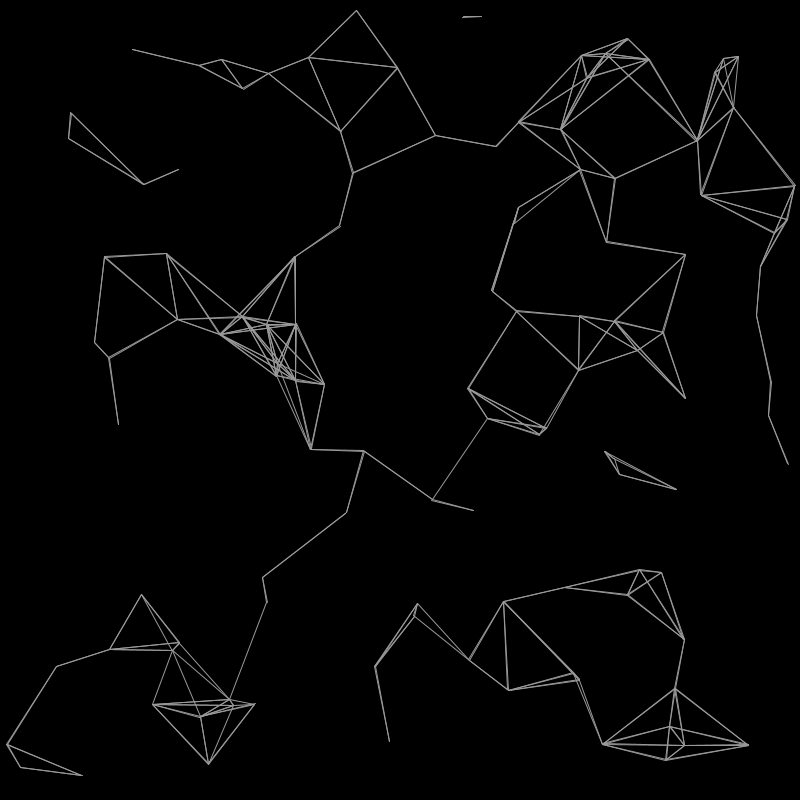
Frame 1 (no input)
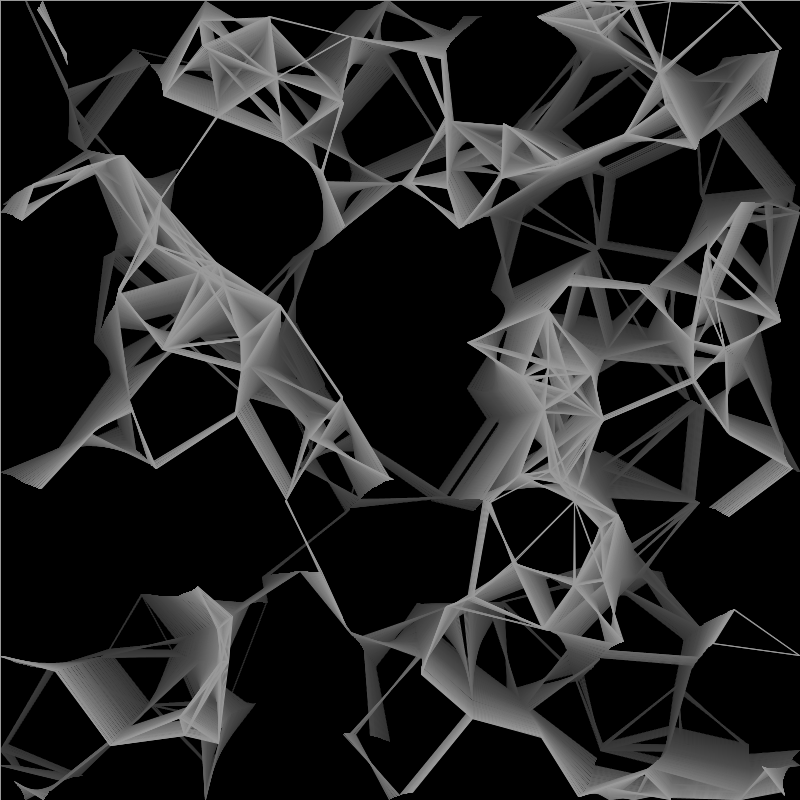
Frame 60 (the mouse pressed at the canvas centre just before this capture)
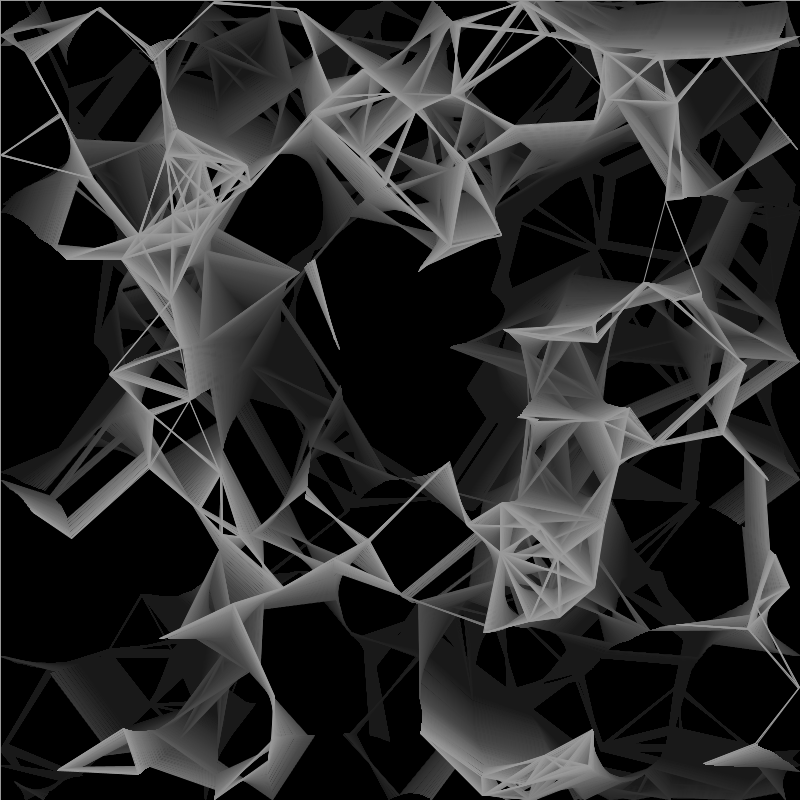
Frame 120 (the mouse held since frame 60 and released just before this capture)

The Processing sketch that drew these frames (run headless with seeded random() and noise(); from frame 60 on, the mouse is pressed at the canvas centre):

// Processing sketch: collisionSystem
// ── collisionSystem.pde
ArrayList<particle> particles;
int maxParticle = 120;

void setup()
{
  size(800, 800);
  background(0);
  particles = new ArrayList<particle>();
  initGrid();

  for (int i = 0; i < maxParticle; i++)
  {
    PVector tempP = new PVector(random(0, width), random(0, height));
    PVector tempV = new PVector(random(-1, 1), random(-1, 1)).normalize();
    particles.add(new particle(tempP, tempV));
  }
}

void draw()
{
  //draw horizontal lines
  //background(0);
  fill(0, 5);
  square(0, 0, width);
  for (int i = 0; i < maxParticle; i++)
  {
    particles.get(i).updatePosition();
    particles.get(i).updateGrid();
    particles.get(i).checkCollision();
  }
}

// ── particle.pde
//Grid data
ArrayList<ArrayList> grid;
int gridSize = 50;              //grid size must be greater than minimum particle radius
//recommended grid size: a factor of width & height

//simulation parameters
int initRad = 8;
int checkGridRad = 1;
float speed = 1;
float randomizeDirAmount = 0.1;
float reppelForce = 0.4;
float alignForce = 0.2;
boolean loopWorld = true;
boolean randomizeDir = true;
boolean reppel = true;
boolean align = true;
boolean debugMode = false;


//rendering
color lineColor = #999999;
color particle = #22c97b;
float particleRad = 4;
boolean drawParticle = false;
boolean drawLine = true;

class particle
{
  //properties
  PVector pos;
  PVector vel;
  boolean dead;
  float rad;
  float step;
  int gridIndex; 

  particle(PVector p, PVector d)
  {
    pos = p;
    vel = d;
    rad = initRad;
    step = speed;
    gridIndex = -1;
    dead = false;
    updateGrid();
  }

  void updatePosition()
  {
    PVector del = new PVector(vel.x * step, vel.y * step);
    pos.add(del);
    ifDead();

    if (loopWorld)
    {
      if (pos.x > width)pos.set(1, pos.y);
      if (pos.x < 0)pos.set(width-1, pos.y);
      if (pos.y > height)pos.set(pos.x, 1);
      if (pos.y < 0)pos.set(pos.x, height-1);
    }

    if (randomizeDir)
    {
      PVector rnd = new PVector(random(-1, 1) * randomizeDirAmount, random(-1, 1) * randomizeDirAmount);
      vel.add(rnd).normalize();
    }
  }

  void ifDead()
  {
    if(loopWorld)return;
    if (pos.x > width || pos.x < 0)dead = true;
    if (pos.y > height || pos.y < 0)dead = true;
  }

  void updateGrid()
  {
    int gX = floor(pos.x/gridSize);
    int gY = floor(pos.y/gridSize);
    int gI = gY * (width/gridSize) + gX;

    //means it's out of the boundary
    if (gI >= grid.size())return;
    if (gX > width || gX < 0)return;
    if (gY > height || gY < 0)return;

    //for the first time, we don't remove anything
    if (gridIndex != -1)grid.get(gridIndex).remove(this);
    grid.get(gI).add(this);
    gridIndex = gI;

    //for debugging
    if (debugMode) {
      println(pos);
      println(gX, gY, gridIndex);
    }

    //drawing particles
    if (drawParticle) {
      fill(particle);
      noStroke();
      circle(pos.x, pos.y, particleRad);
    }
  }

  boolean checkCollision()
  {
    boolean collides = false;
    int gX = floor(pos.x/gridSize);
    int gY = floor(pos.y/gridSize);
    for (int i = gX - checkGridRad; i <= gX + checkGridRad; i++)
    {
      if (i < 0 || i > (width/gridSize-1))continue;

      for (int j = gY - checkGridRad; j <= gY + checkGridRad; j++)
      {
        int gI = j * (width/gridSize) + i;

        //if out of the grid, no need to check
        if (gI >= grid.size() || gI < 0)continue;
        if (j < 0 || j > (height/gridSize - 1))continue;

        ArrayList<particle> cell = grid.get(gI);
        for (int k  = 0; k < cell.size(); k++)
        {
          //if it's just me, no collision
          particle tempP = cell.get(k);
          if (tempP == this)continue;
          if (tempP.dead)continue;
          PVector dist = new PVector(pos.x - tempP.pos.x, pos.y - tempP.pos.y);
          float cen2cen = rad + tempP.rad;
          float distF = dist.mag();

          //drawing trail
          if (drawLine) {
            stroke(lineColor);
            line(pos.x, pos.y, tempP.pos.x, tempP.pos.y);
          }
          //if rad1 + rad2 <= center distance, it's a collision
          if (cen2cen >= distF)
          {
            collides = true;
            return collides;
          }

          //if collision has not happened, we affect the velocity
          if (align) {
            float aff = 1/distF;
            vel.add(new PVector(tempP.vel.x * aff * alignForce, tempP.vel.y * aff * alignForce));
            vel.normalize();
          }
          
          //reppel
          if(reppel)
          {
            float rf = 1/distF;
            rf = rf * rf;
            PVector rfv = new PVector(dist.x, dist.y);
            rfv.mult(rf * reppelForce);
            vel.add(rfv).normalize();
          }
        }
      }
    }
    return collides;
  }
}

//initialize the grid that holds particles
void initGrid()
{
  grid = new ArrayList<ArrayList>();
  int w = width/gridSize;
  int h = height/gridSize;
  for (int i = 0; i < h * w; i++)
  {
    grid.add(new ArrayList<particle>());
  }
}
